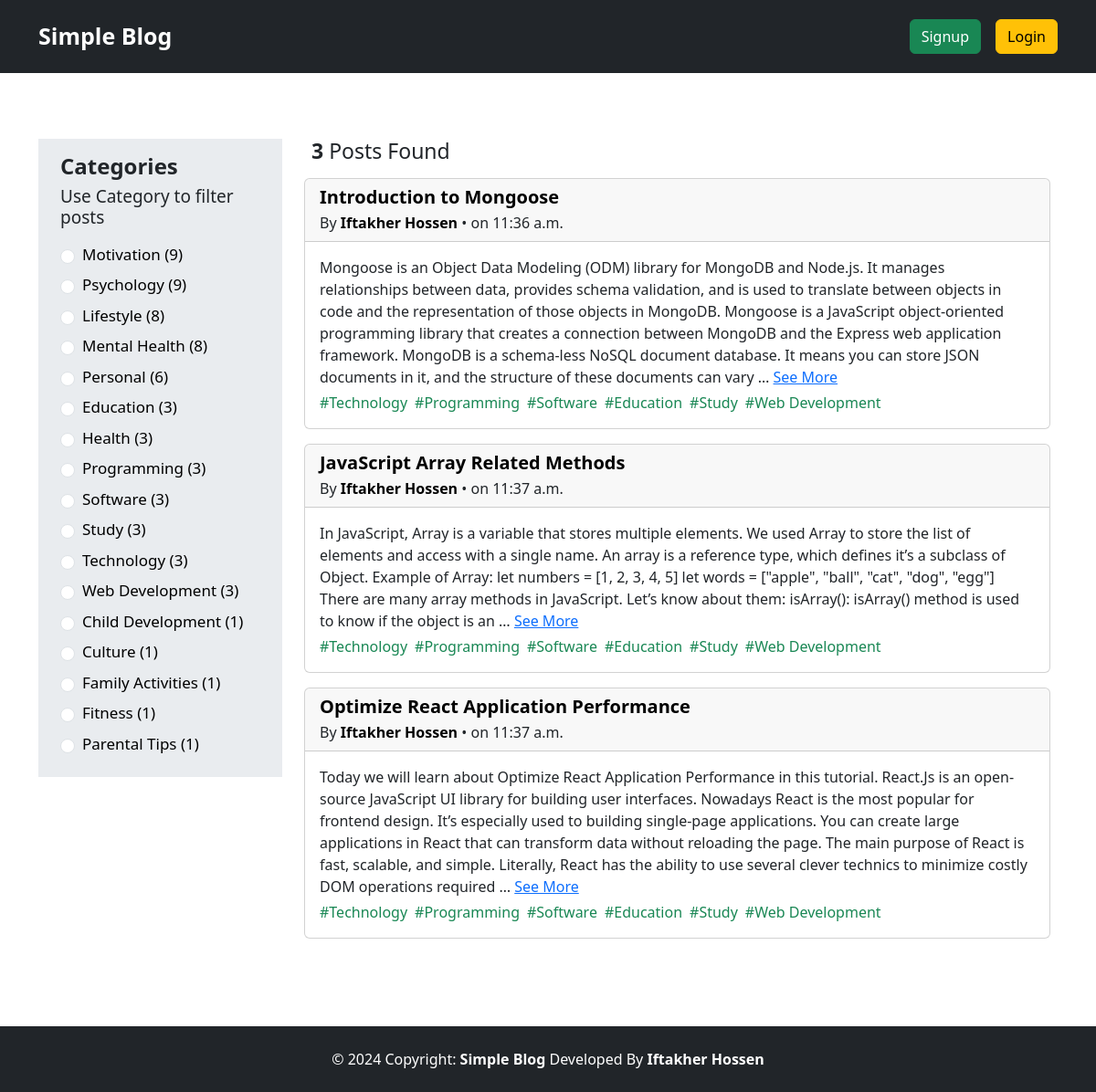
/category/programming/, run on the app's committed database.
### categories/models.py (models this page shows)
class Category(models.Model):
    name = models.CharField(max_length=100)
    slug = models.SlugField(max_length=100, unique=True, null=True, blank=True)
    def __str__(self):
        return self.name

### posts/models.py (models this page shows, shortened)
class Post(models.Model):
    title = models.CharField(max_length=200)
    slug = models.SlugField(max_length=200, unique=True, null=True, blank=True)
    content = models.TextField()
    category = models.ManyToManyField(Category)
    author = models.ForeignKey(User, on_delete=models.CASCADE)
    created_at = models.DateTimeField(auto_now_add=True)

### simple_blog/views.py (the view)
# urls.py: 2. Add a URL to urlpatterns:  path('', views.home, name='home')
def home(request, category_slug = None):
    categories = Category.objects.annotate(post_count=Count('post')).filter(post_count__gt=0).order_by('-post_count')
    if category_slug is not None:
        category = Category.objects.get(slug=category_slug)
        posts = Post.objects.filter(category=category)
    else:
        posts = Post.objects.all().order_by('-id')
    return render(request, 'home.html', {'posts': posts, 'categories': categories})

### templates/home.html
{% extends 'base.html' %}
{% block content %}
<section>
    <div class="row row-cols-1 row-cols-lg-2 gx-3 gy-4">
        <div class="col-12 col-lg-3">
            <div class="bg-body-secondary px-4 py-3">
                <h5 class="fw-semibold mb-2" style="font-size: 24px;">Categories</h5>
                <h6 class="mb-3" style="font-size: 19px;">Use Category to filter posts</h6>
                <div class="d-block d-sm-flex flex-wrap d-lg-block column-gap-2 row-gap-1 column-gap-lg-0 row-gap-0">
                    {% for category in categories %}
                    <div class="form-check mb-2 d-flex align-items-center gap-2" style="cursor:pointer;">
                        <input class="form-check-input" type="radio" name="category" id="{{category.id}}" value="{{category.id}}">
                        <label class="form-check-label" for="{{category.id}}">
                            <a href="{% url 'categorized_posts' category.slug %}" class="text-decoration-none text-black" style="font-size: 17px;">{{category}} ({{category.post_count}})</a>
                        </label>
                    </div>
                    {% endfor %}
                </div>
            </div>
        </div>
        <div class="col-12 col-lg-9 px-3">
            <div class="mb-3 px-2">
                <h5 style="font-size: 23px;"><b>{{posts|length}}</b> Posts Found</h5>
            </div>
            <div class="row row-cols-1 g-3">
                {% for post in posts %}
                <div class="col">
                    <div class="card">
                        <div class="card-header">
                            <h5 class="card-title fw-bold">
                                <a href="{% url 'view_post' post.slug %}" class="text-decoration-none text-black">{{post.title}}</a>
                            </h5>
                            <p class="card-subtitle">By <a href="{% url 'author' post.author.username %}" class="text-black fw-semibold text-decoration-none">{{post.author.first_name|capfirst}} {{post.author.last_name|capfirst}}</a> • on {{post.created_at|time}}</p>
                        </div>
                        <div class="card-body">
                            <p class="card-text mb-1">
                                {{post.content|truncatewords:80}}
                                <a href="{% url 'view_post' post.slug %}">See More</a>
                            </p>
                            <div class="d-flex items-center flex-wrap">
                                {% for category in post.category.all %}
                                    <span class="text-success me-2">#{{category.name}}</span>
                                {% endfor %}
                            </div>
                        </div>
                    </div>
                </div>
                {% endfor %}
            </div>
        </div>
    </div>
</section>
{% endblock %}

### data on the page
Category: name "Motivation", post_count "9"
Category: name "Psychology", post_count "9"
Category: name "Lifestyle", post_count "8"
Category: name "Mental Health", post_count "8"
Category: name "Personal", post_count "6"
Category: name "Education", post_count "3"
Category: name "Health", post_count "3"
Category: name "Programming", post_count "3"
Category: name "Software", post_count "3"
Category: name "Study", post_count "3"
Category: name "Technology", post_count "3"
Category: name "Web Development", post_count "3"
Category: name "Child Development", post_count "1"
Category: name "Culture", post_count "1"
Category: name "Family Activities", post_count "1"
Category: name "Fitness", post_count "1"
Category: name "Parental Tips", post_count "1"
Post: title "Introduction to Mongoose", author.first_name "Iftakher", author.last_name "Hossen", created_at "11:36 a.m.", content "Mongoose is an Object Data Modeling (ODM) library for MongoDB and Node.js. It manages relationships between data, provides schema validation, and is used to translate between objects in code and the representation of those objects in MongoDB. Mongoose is a JavaScript object-oriented programming library that creates a connection between MongoDB and the Express web application framework. MongoDB is a schema-less NoSQL document database. It means you can store JSON documents in it, and the structure of these documents can vary …"
Post: title "JavaScript Array Related Methods", author.first_name "Iftakher", author.last_name "Hossen", created_at "11:37 a.m.", content "In JavaScript, Array is a variable that stores multiple elements. We used Array to store the list of elements and access with a single name. An array is a reference type, which defines it’s a subclass of Object. Example of Array: let numbers = [1, 2, 3, 4, 5] let words = [\"apple\", \"ball\", \"cat\", \"dog\", \"egg\"] There are many array methods in JavaScript. Let’s know about them: isArray(): isArray() method is used to know if the object is an …"
Post: title "Optimize React Application Performance", author.first_name "Iftakher", author.last_name "Hossen", created_at "11:37 a.m.", content "Today we will learn about Optimize React Application Performance in this tutorial. React.Js is an open-source JavaScript UI library for building user interfaces. Nowadays React is the most popular for frontend design. It’s especially used to building single-page applications. You can create large applications in React that can transform data without reloading the page. The main purpose of React is fast, scalable, and simple. Literally, React has the ability to use several clever technics to minimize costly DOM operations required …"

### other printed values
{{ posts|length }} "3"
